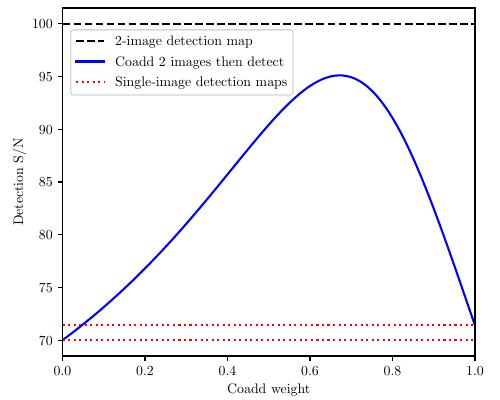

The Python source for this figure:
import matplotlib
matplotlib.use('Agg')
matplotlib.rc('text', usetex=True)
matplotlib.rc('font', family='serif')
import pylab as plt
import numpy as np
from scipy.ndimage.filters import gaussian_filter, correlate, correlate1d

plt.figure(figsize=(5,4))
plt.subplots_adjust(right=0.95, top=0.98)

W,H = 25,25
sig1 = 1.
sig2 = 2.
psfsig1 = 2.
psfsig2 = 1.02
# To make total S/N = 100
flux = 100. * 100./19.06/1.0364

cx = W//2
cy = H//2
xx,yy = np.meshgrid(np.arange(W), np.arange(H))
image1 = flux/(2.*np.pi*psfsig1**2) * np.exp(-((xx-cx)**2 + (yy-cy)**2) / (2.*psfsig1**2))
image2 = flux/(2.*np.pi*psfsig2**2) * np.exp(-((xx-cx)**2 + (yy-cy)**2) / (2.*psfsig2**2))

psfnorm1 = 1./(2.*np.sqrt(np.pi)*psfsig1)
psfnorm2 = 1./(2.*np.sqrt(np.pi)*psfsig2)
detmap1 = gaussian_filter(image1, psfsig1) / (psfnorm1**2)
detmap2 = gaussian_filter(image2, psfsig2) / (psfnorm2**2)
detsig1 = sig1 / psfnorm1
detsig2 = sig2 / psfnorm2
detmap = (detmap1 * (1./detsig1**2) + detmap2 * (1./detsig2**2)) / (1./detsig1**2 + 1./detsig2**2)
detsig = np.sqrt(1./(1./detsig1**2 + 1./detsig2**2))

# detmap1.max()/detsig1, detmap2.max()/detsig2, detmap.max()/detsig

alphas = np.linspace(0, 1, 101)
codetsn = np.zeros(len(alphas), np.float32)

psfimg1 = 1./(2.*np.pi*psfsig1**2) * np.exp(-0.5 * ((xx-cx)**2 + (yy-cy)**2) / psfsig1**2)
psfimg2 = 1./(2.*np.pi*psfsig2**2) * np.exp(-0.5 * ((xx-cx)**2 + (yy-cy)**2) / psfsig2**2)
norm1 = np.sqrt(np.sum(psfimg1**2))
norm2 = np.sqrt(np.sum(psfimg2**2))

for ii,alpha in enumerate(alphas):
    beta = 1.-alpha
    coadd = alpha * image1 + beta * image2
    cosig = np.sqrt((alpha * sig1)**2 + (beta * sig2)**2)
    copsf = alpha * psfimg1 + beta * psfimg2
    conorm = np.sqrt(np.sum(copsf**2))
    codet = correlate(coadd, copsf) / conorm**2
    codetsig = cosig / conorm
    codetsn[ii] = codet.max() / codetsig

plt.clf()
plt.axhline(detmap.max()/detsig, color='k', linestyle='--', label='Detection map')
plt.plot(alphas, codetsn, 'b-', label='Detect on coadd')
plt.axhline(detmap1.max()/detsig1, color='r', linestyle=':', label='Single-image detection maps')
plt.axhline(detmap2.max()/detsig2, color='r', linestyle=':')
plt.legend(loc=(0.02, 0.75))
plt.xlim(0,1)
plt.xlabel('Coadd weight')
plt.ylabel('Detection S/N');
plt.savefig('dont-coadd.pdf')
